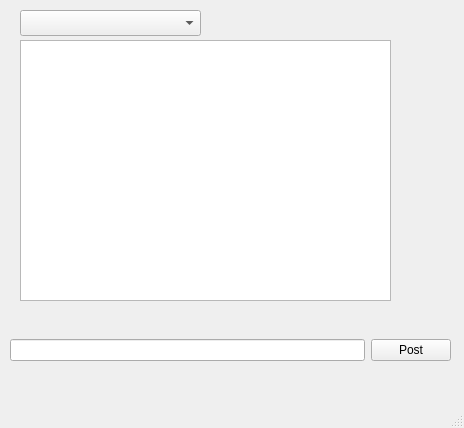
<?xml version="1.0" encoding="UTF-8"?>
<ui version="4.0">
 <class>MainWindow</class>
 <widget class="QMainWindow" name="MainWindow">
  <property name="geometry">
   <rect>
    <x>0</x>
    <y>0</y>
    <width>464</width>
    <height>428</height>
   </rect>
  </property>
  <property name="windowTitle">
   <string>Slack Client PyQT</string>
  </property>
  <widget class="QWidget" name="centralwidget">
   <widget class="QComboBox" name="comboChannel">
    <property name="geometry">
     <rect>
      <x>20</x>
      <y>10</y>
      <width>181</width>
      <height>26</height>
     </rect>
    </property>
   </widget>
   <widget class="QPlainTextEdit" name="channelHistoryTextEdit">
    <property name="geometry">
     <rect>
      <x>20</x>
      <y>40</y>
      <width>371</width>
      <height>261</height>
     </rect>
    </property>
   </widget>
   <widget class="QSplitter" name="splitter">
    <property name="geometry">
     <rect>
      <x>10</x>
      <y>310</y>
      <width>441</width>
      <height>81</height>
     </rect>
    </property>
    <property name="orientation">
     <enum>Qt::Horizontal</enum>
    </property>
    <widget class="QWidget" name="gridLayoutWidget">
     <layout class="QGridLayout" name="gridLayout">
      <item row="0" column="1">
       <widget class="QPushButton" name="postButton">
        <property name="text">
         <string>Post</string>
        </property>
       </widget>
      </item>
      <item row="0" column="0">
       <widget class="QLineEdit" name="messageEditField"/>
      </item>
     </layout>
    </widget>
   </widget>
  </widget>
  <widget class="QMenuBar" name="menubar">
   <property name="geometry">
    <rect>
     <x>0</x>
     <y>0</y>
     <width>464</width>
     <height>22</height>
    </rect>
   </property>
  </widget>
  <widget class="QStatusBar" name="statusbar"/>
 </widget>
 <resources/>
 <connections/>
</ui>
